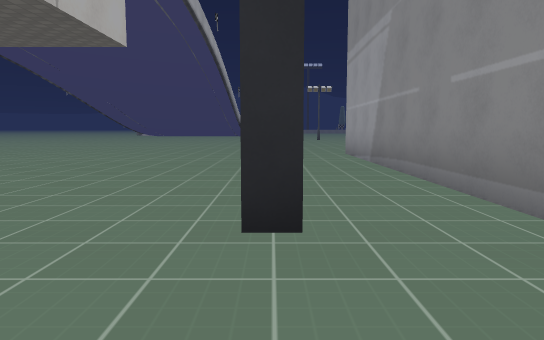
View 1 (above)

24 first-person views from a walk through a 3-D level made in the Godot game engine. The camera is 1.2 m above the floor, tilts 6° down and sees 70° across. The floor is counted in squares, 2 m on a side. Each view is taken from the middle of a square. On the plan, view 1 faces up. The plan holds only what a view shows up to about 11 squares ahead; the rest is blank. The place goes on beyond the plan. Some surface patterns are stand-ins.

View 2
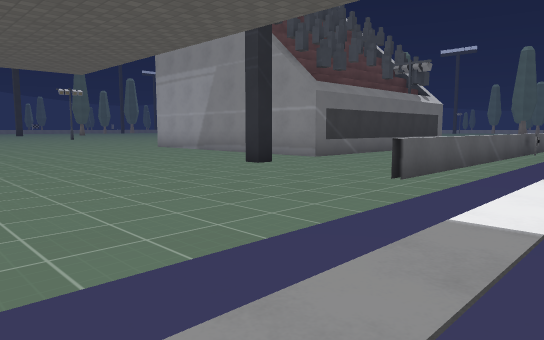

View 3
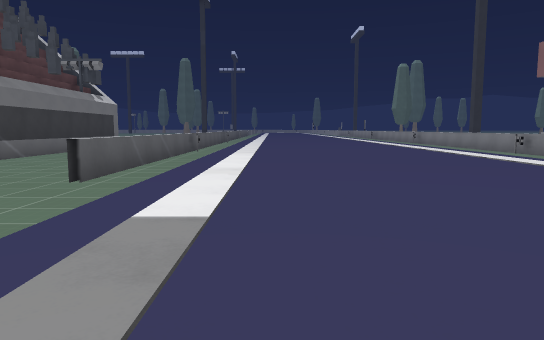

View 4
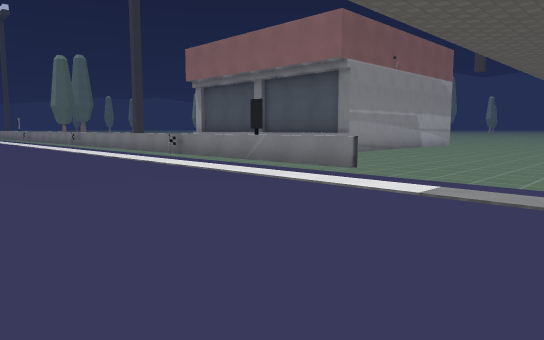

View 5
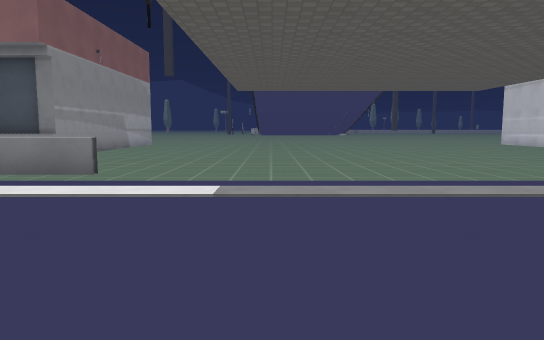

View 6
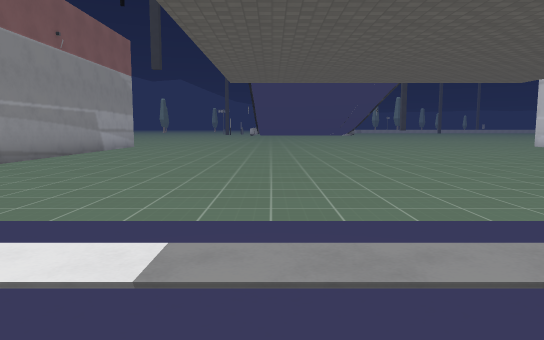

View 7
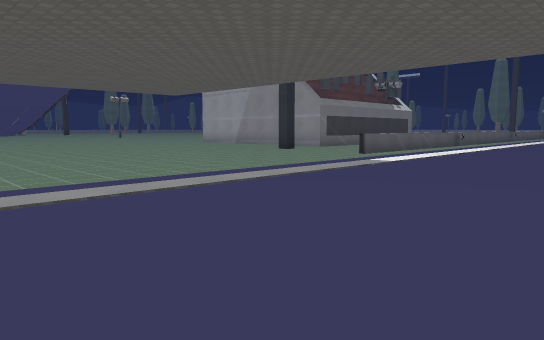

View 8
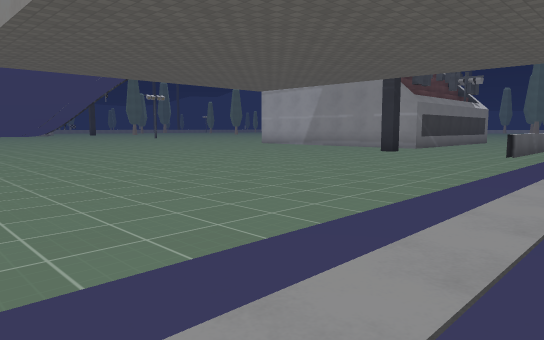

View 9
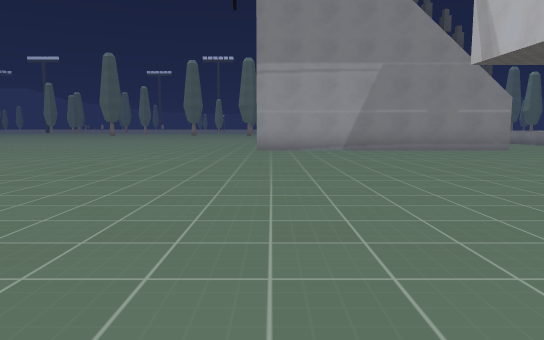

View 10
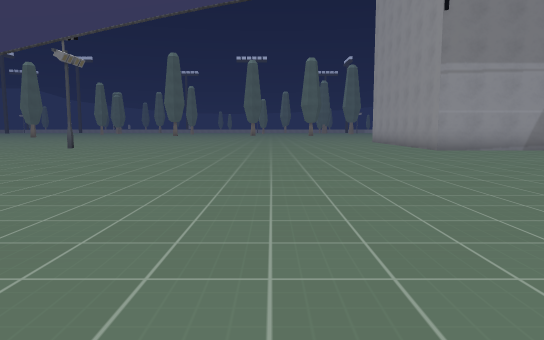

View 11
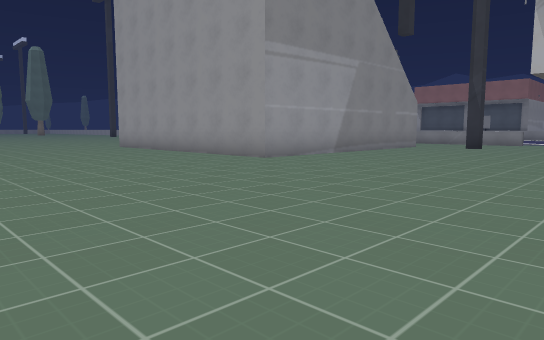

View 12
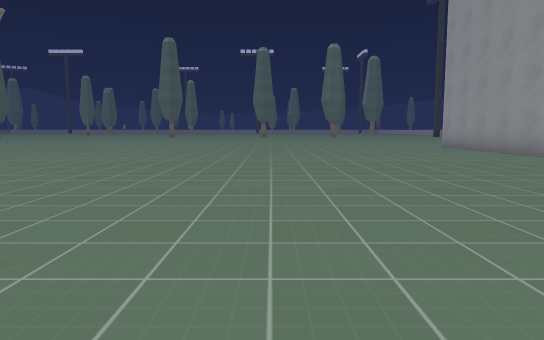

View 13
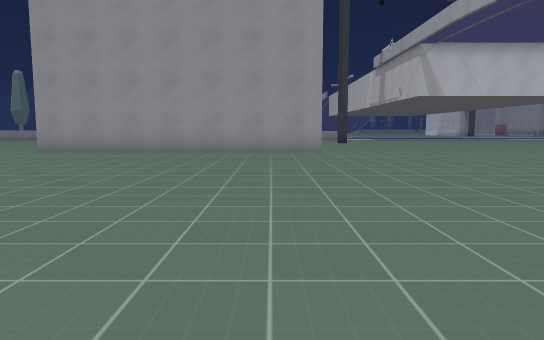

View 14
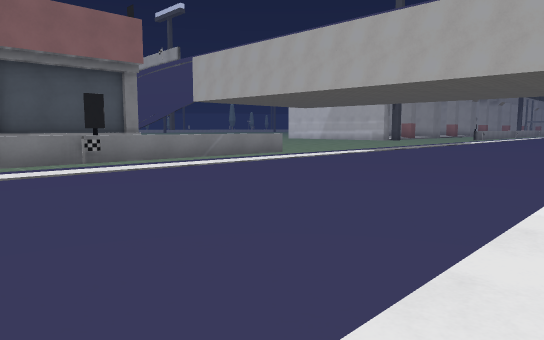

View 15
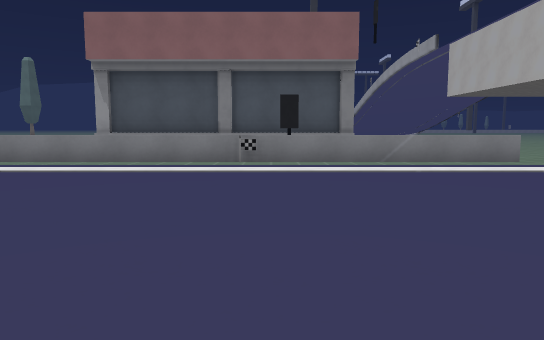

View 16
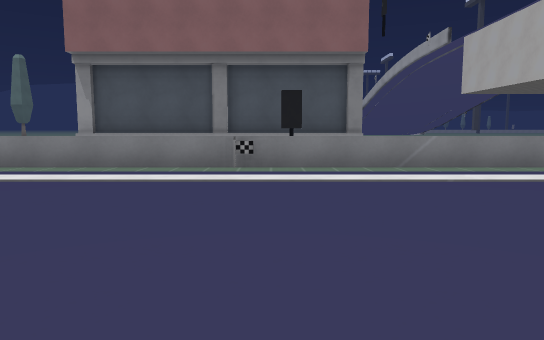

View 17
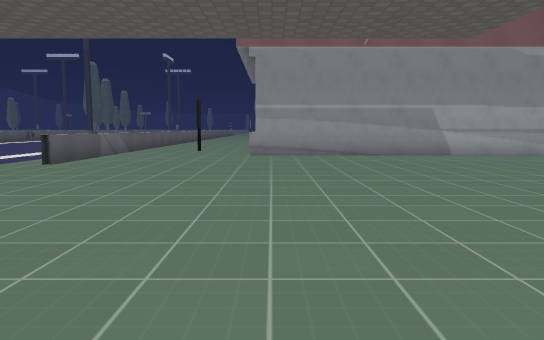

View 18
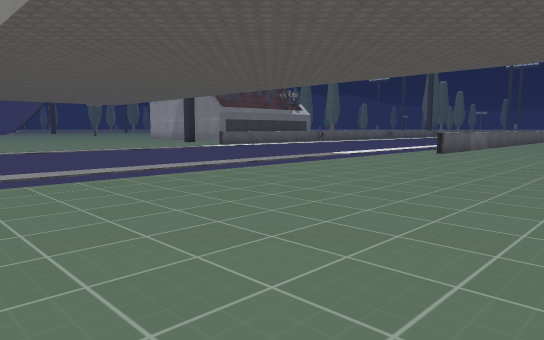

View 19
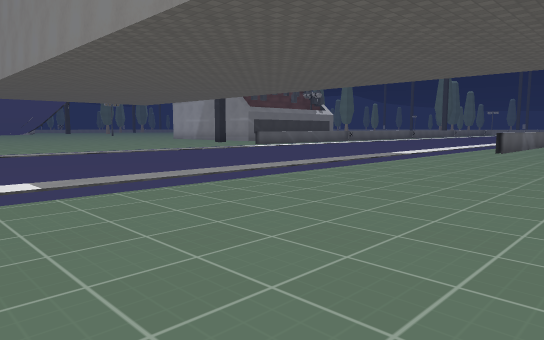

View 20
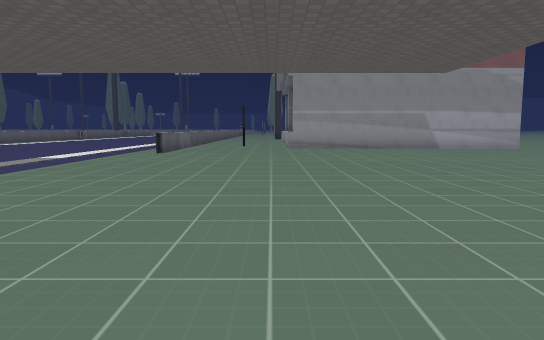

View 21
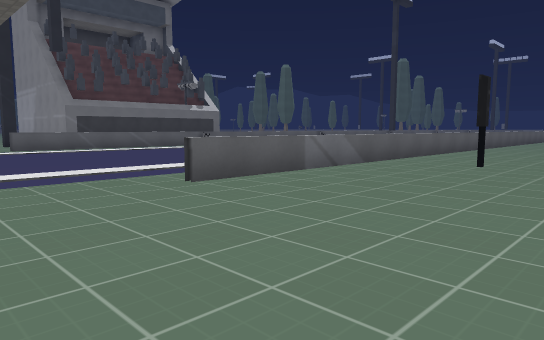

View 22
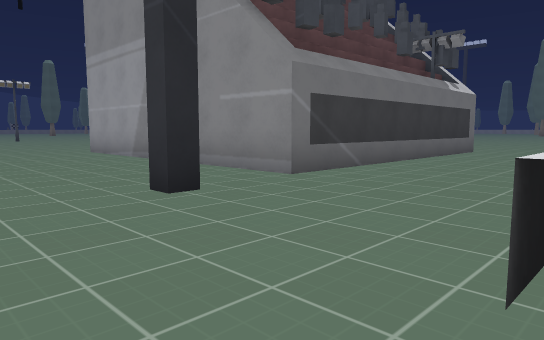

View 23
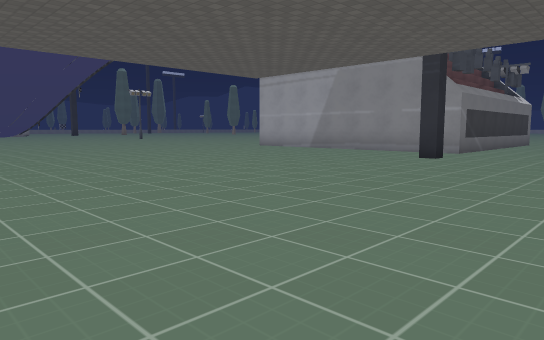

View 24
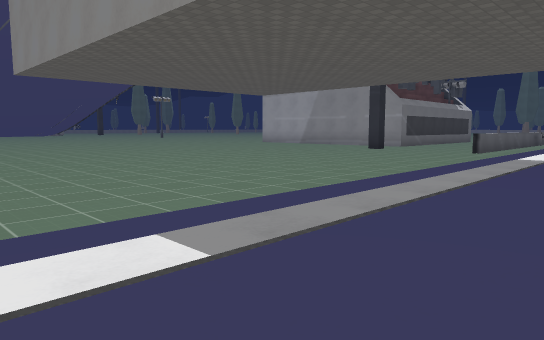

### Floor plan
Points are (right, up) in squares from view 1. A wall is a line through its corners. A room is listed if a view was taken in it or the views show most of it. See-through windows are left out.
Room 1 (views 1, 2, 3, 4, 5, 6, 7, 8, 9, 10, 11, 12, 13, 14, 15, 16, 17, 18, 19, 20, 21, 22, 23, 24)
walls: (0.2, 2.2) (-0.2, 2.2) (-0.2, 2.6); (7.5, 2.4) (1.8, 2.4) (1.8, 9.4) (7.5, 9.4); (3.4, -11) (3.9, -11) (3.4, -11); (1.8, -12.8) (7.5, -12.8); (1.8, -17.5) (1.8, -12.5)
low walls: (7.4, -0.8) (-0.6, -0.8); (-0.6, -9.2) (7.5, -9.2); (1.8, -12.5) (7.5, -12.5); (7.5, -9.3) (-0.6, -9.3)

Where each view was taken, in squares from view 1:
view 1: 0 up, 0 right, facing up
view 2: 3 down, 5 left, facing up-right
view 3: 3 down, 5 left, facing right
view 4: 4 down, 4 left, facing down-right
view 5: 4 down, 3 left, facing down
view 6: 6 down, 3 left, facing down
view 7: 6 down, 9 left, facing up-right
view 8: 3 down, 10 left, facing up-right
view 9: 9 up, 9 left, facing right
view 10: 14 up, 9 left, facing right
view 11: 15 up, 4 left, facing down-right
view 12: 15 up, 4 left, facing right
view 13: 19 up, 3 right, facing down
view 14: 2 down, 7 right, facing down-left
view 15: 2 down, 4 right, facing down
view 16: 3 down, 4 right, facing down
view 17: 13 down, 7 left, facing right
view 18: 13 down, 10 left, facing up-right
view 19: 12 down, 11 left, facing up-right
view 20: 12 down, 10 left, facing right
view 21: 13 down, 3 left, facing up-right
view 22: 1 down, 2 left, facing up-right
view 23: 1 down, 8 left, facing up-right
view 24: 4 down, 11 left, facing up-right
